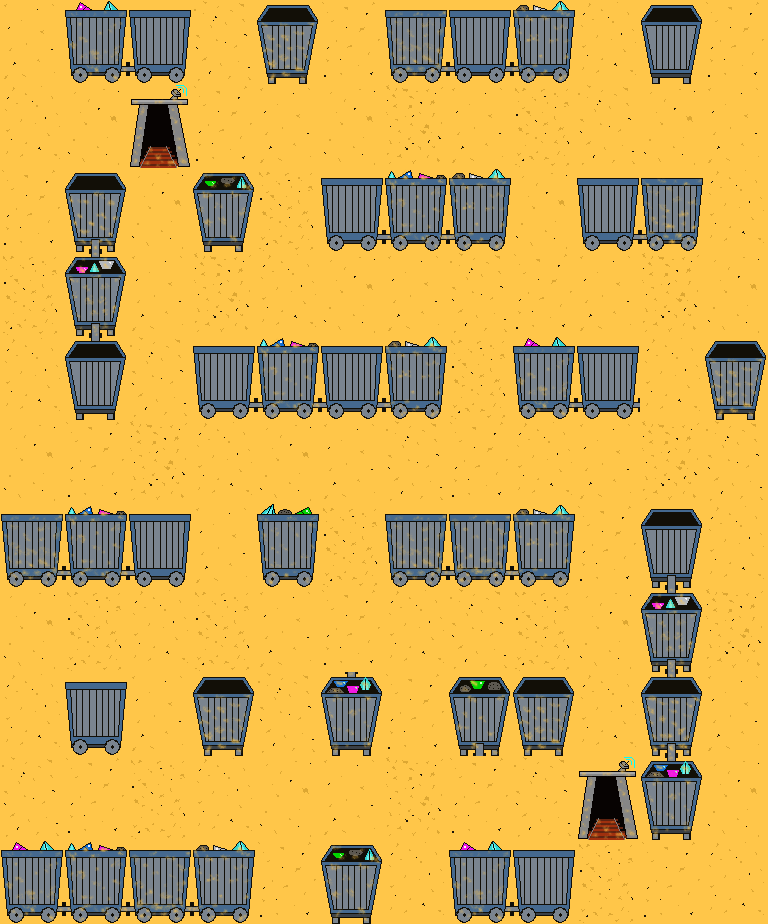

This is a level from a 2D game, rendered from its Tiled map with the project's own tilesets. A one-line summary and the complete map file follow:
An orthogonal 12x11 tile map with 64x84 px tiles, 1 tile layer (Background) and 51 objects (5x ItemSpawn, 5x GemSpawn, 4x OreSpawn, 2x Mineshaft, Player).

<map version="1.10" tiledversion="1.11.0" orientation="orthogonal" renderorder="right-down" width="12" height="11" tilewidth="64" tileheight="84" infinite="0" nextlayerid="8" nextobjectid="58">
 <editorsettings>
  <export target="venus-map1.json" format="json" />
 </editorsettings>
 <tileset firstgid="1" source="venus-tileset.tsx" />
 <layer id="1" name="Background" width="12" height="11">
  <data encoding="csv">
3,91,4,2,37,208,10,199,118,181,5,208,
181,190,73,208,3,190,172,3,163,2,190,3,
208,55,190,127,163,100,109,118,190,100,28,181,
163,136,3,172,181,190,3,2,208,3,172,190,
181,8,2,100,109,199,118,163,91,199,181,37,
190,208,172,181,190,3,2,208,181,3,172,2,
10,109,4,3,82,163,10,19,118,208,7,181,
190,163,181,163,3,208,181,2,163,190,136,172,
181,1,3,37,2,154,208,145,37,181,46,3,
2,208,163,181,190,3,172,208,2,73,154,190,
91,109,19,118,208,127,181,91,4,163,208,181
</data>
 </layer>
 <objectgroup id="2" name="PlayerSpawn">
  <object id="1" name="Player" x="384" y="420" width="64" height="84" />
 </objectgroup>
 <objectgroup id="3" name="Mineshaft">
  <object id="2" name="Mineshaft" x="576" y="756" width="64" height="84" />
  <object id="3" name="Mineshaft" x="128" y="84" width="64" height="84" />
 </objectgroup>
 <objectgroup id="4" name="ItemSpawnList">
  <object id="4" name="ItemSpawn" x="128" y="756" width="64" height="84" />
  <object id="5" name="ItemSpawn" x="384" y="840" width="64" height="84" />
  <object id="6" name="ItemSpawn" x="640" y="420" width="64" height="84" />
  <object id="7" name="ItemSpawn" x="192" y="0" width="64" height="84" />
  <object id="8" name="ItemSpawn" x="448" y="84" width="64" height="84" />
 </objectgroup>
 <objectgroup id="5" name="Collision">
  <object id="9" x="0" y="0">
   <polyline points="0,0 64,0" />
  </object>
  <object id="10" x="192" y="0">
   <polyline points="0,0 64,0" />
  </object>
  <object id="11" x="320" y="0">
   <polyline points="0,0 64,0" />
  </object>
  <object id="12" x="576" y="0">
   <polyline points="0,0 64,0" />
  </object>
  <object id="13" x="704" y="0">
   <polyline points="0,0 64,0" />
  </object>
  <object id="14" x="768" y="0">
   <polyline points="0,0 0,336" />
  </object>
  <object id="15" x="768" y="420">
   <polyline points="0,0 0,504" />
  </object>
  <object id="17" x="768" y="924">
   <polyline points="0,0 -192,0" />
  </object>
  <object id="18" x="448" y="924">
   <polyline points="0,0 -64,0" />
  </object>
  <object id="19" x="320" y="924">
   <polyline points="0,0 -64,0" />
  </object>
  <object id="20" x="0" y="840">
   <polyline points="0,0 0,-252" />
  </object>
  <object id="21" x="0" y="504">
   <polyline points="0,0 0,-504" />
  </object>
  <object id="22" x="64" y="0" width="128" height="84" />
  <object id="23" x="256" y="0" width="64" height="84" />
  <object id="24" x="384" y="0" width="192" height="84" />
  <object id="25" x="640" y="0" width="64" height="84" />
  <object id="26" x="64" y="168" width="64" height="252" />
  <object id="27" x="192" y="168" width="64" height="84" />
  <object id="28" x="320" y="168" width="192" height="84" />
  <object id="29" x="576" y="168" width="128" height="84" />
  <object id="30" x="192" y="336" width="256" height="84" />
  <object id="31" x="512" y="336" width="128" height="84" />
  <object id="32" x="704" y="336" width="64" height="84" />
  <object id="33" x="0" y="504" width="192" height="84" />
  <object id="34" x="256" y="504" width="64" height="84" />
  <object id="35" x="384" y="504" width="192" height="84" />
  <object id="36" x="640" y="504" width="64" height="336" />
  <object id="37" x="64" y="672" width="64" height="84" />
  <object id="38" x="192" y="672" width="64" height="84" />
  <object id="39" x="320" y="672" width="64" height="84" />
  <object id="40" x="448" y="672" width="128" height="84" />
  <object id="41" x="0" y="840" width="256" height="84" />
  <object id="42" x="320" y="840" width="64" height="84" />
  <object id="43" x="448" y="840" width="128" height="84" />
 </objectgroup>
 <objectgroup id="6" name="GemSpawnList">
  <object id="44" name="GemSpawn" x="128" y="252" width="64" height="84" />
  <object id="45" name="GemSpawn" x="384" y="588" width="64" height="84" />
  <object id="47" name="GemSpawn" x="704" y="588" width="64" height="84" />
  <object id="48" name="GemSpawn" x="64" y="588" width="64" height="84" />
  <object id="50" name="GemSpawn" x="704" y="0" width="64" height="84" />
 </objectgroup>
 <objectgroup id="7" name="OreSpawnList">
  <object id="51" name="OreSpawn" x="0" y="0" width="64" height="84" />
  <object id="53" name="OreSpawn" x="0" y="756" width="64" height="84" />
  <object id="54" name="OreSpawn" x="640" y="840" width="64" height="84" />
  <object id="57" name="OreSpawn" x="576" y="84" width="64" height="84" />
 </objectgroup>
</map>
